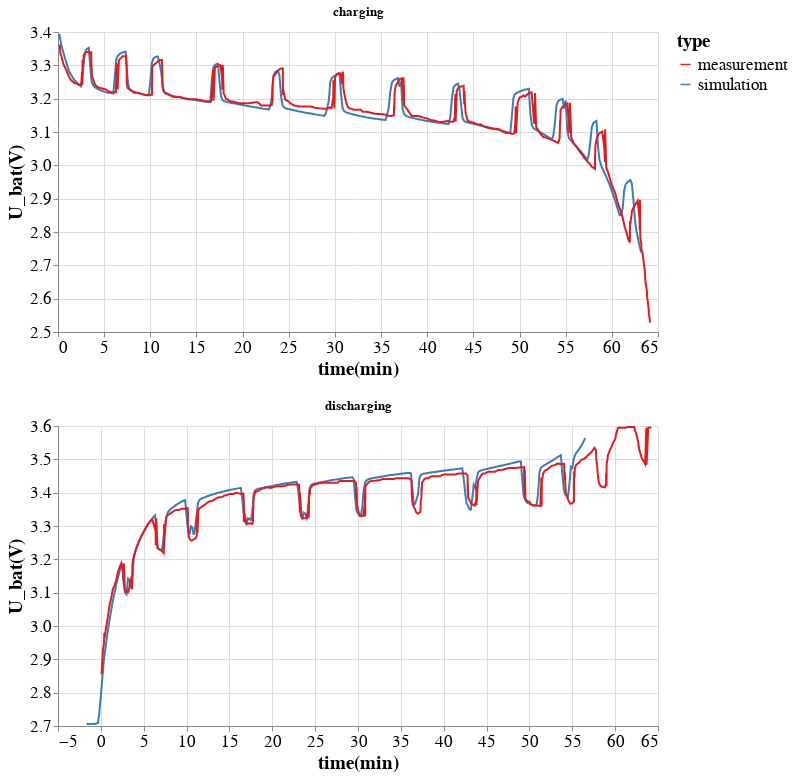

Write notebook code for a chart like this one.
### Code cell
alt.vconcat(
    get_test_voltage_response(False).properties(
        title='charging'
    ),
    get_test_voltage_response(True).properties(
        title='discharging')
).configure_view(
    height=300,
    width=600
).configure_legend(
    labelFont='CMU Serif',
    titleFont='CMU Serif',
    labelFontSize=17,
    titleFontSize=19,
).configure_axis(
    labelFont='CMU Serif',
    titleFont='CMU Serif',
    labelFontSize=17,
    titleFontSize=19,
)

### Figure 1 — Vega-Lite specification as saved in the notebook (floating-point values rounded to 4 significant figures; data arrays with more than 128 entries replaced by an {"elided": "..."} marker saying what was removed)
{"usermeta": {"embedOptions": {"theme": "vox"}}, "config": {"view": {"continuousWidth": 400, "continuousHeight": 300, "height": 300, "width": 600}, "axis": {"labelFont": "CMU Serif", "labelFontSize": 17, "titleFont": "CMU Serif", "titleFontSize": 19}, "legend": {"labelFont": "CMU Serif", "labelFontSize": 17, "titleFont": "CMU Serif", "titleFontSize": 19}}, "vconcat": [{"data": {"name": "data-df21568b58c1f3adfee40f9589c8a589"}, "mark": "line", "encoding": {"color": {"type": "nominal", "field": "type", "scale": {"scheme": "set1"}}, "x": {"type": "quantitative", "field": "time", "title": "time(min)"}, "y": {"type": "quantitative", "field": "voltage", "scale": {"zero": false}, "title": "U_bat(V)"}}, "title": "charging"}, {"data": {"name": "data-7cb1ec064e051d92e2c4b8413c9aacaa"}, "mark": "line", "encoding": {"color": {"type": "nominal", "field": "type", "scale": {"scheme": "set1"}}, "x": {"type": "quantitative", "field": "time", "title": "time(min)"}, "y": {"type": "quantitative", "field": "voltage", "scale": {"zero": false}, "title": "U_bat(V)"}}, "title": "discharging"}], "$schema": "https://vega.github.io/schema/vega-lite/v4.8.1.json", "datasets": {"data-df21568b58c1f3adfee40f9589c8a589": {"elided": "856 records"}, "data-7cb1ec064e051d92e2c4b8413c9aacaa": {"elided": "804 records"}}}
